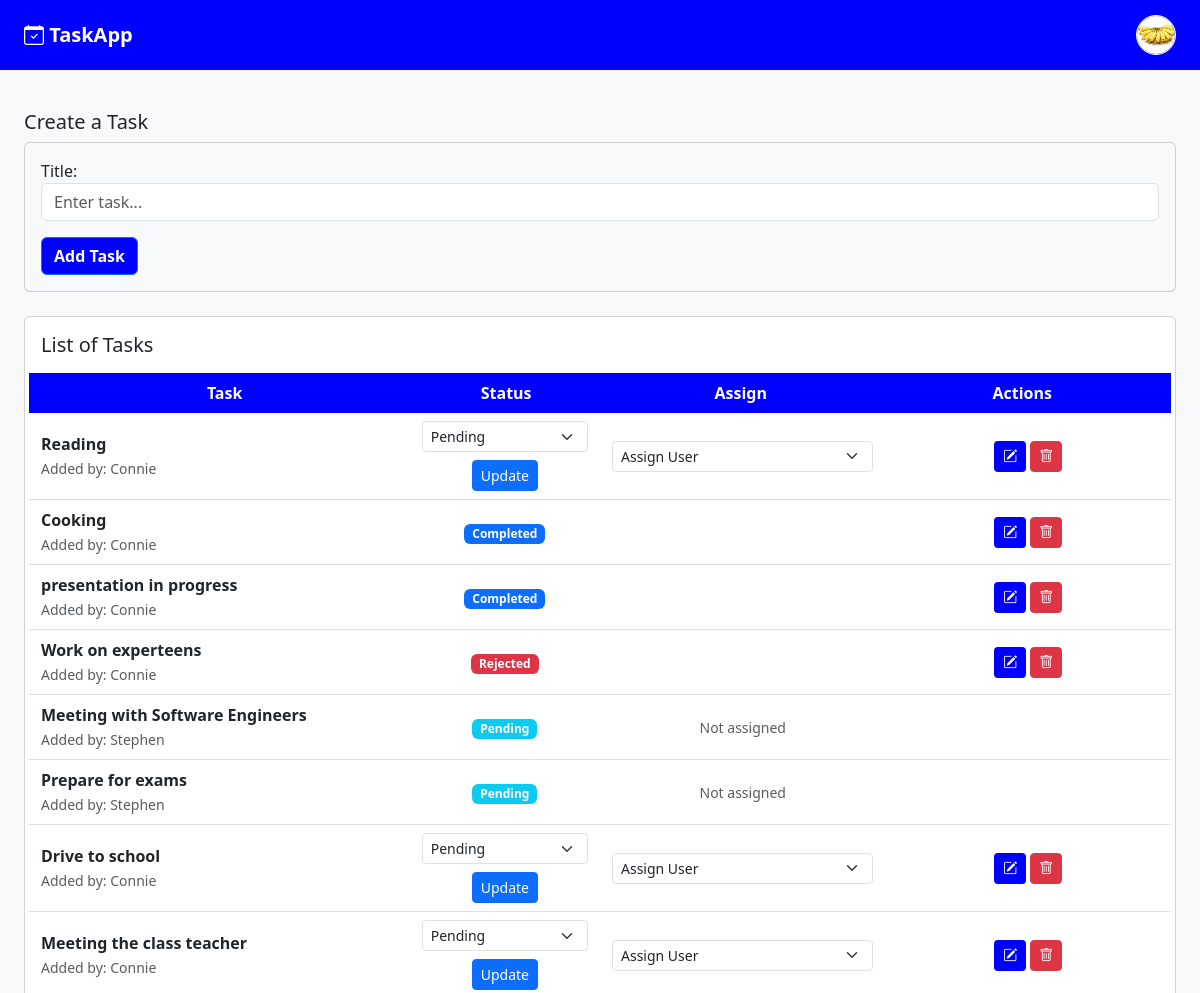
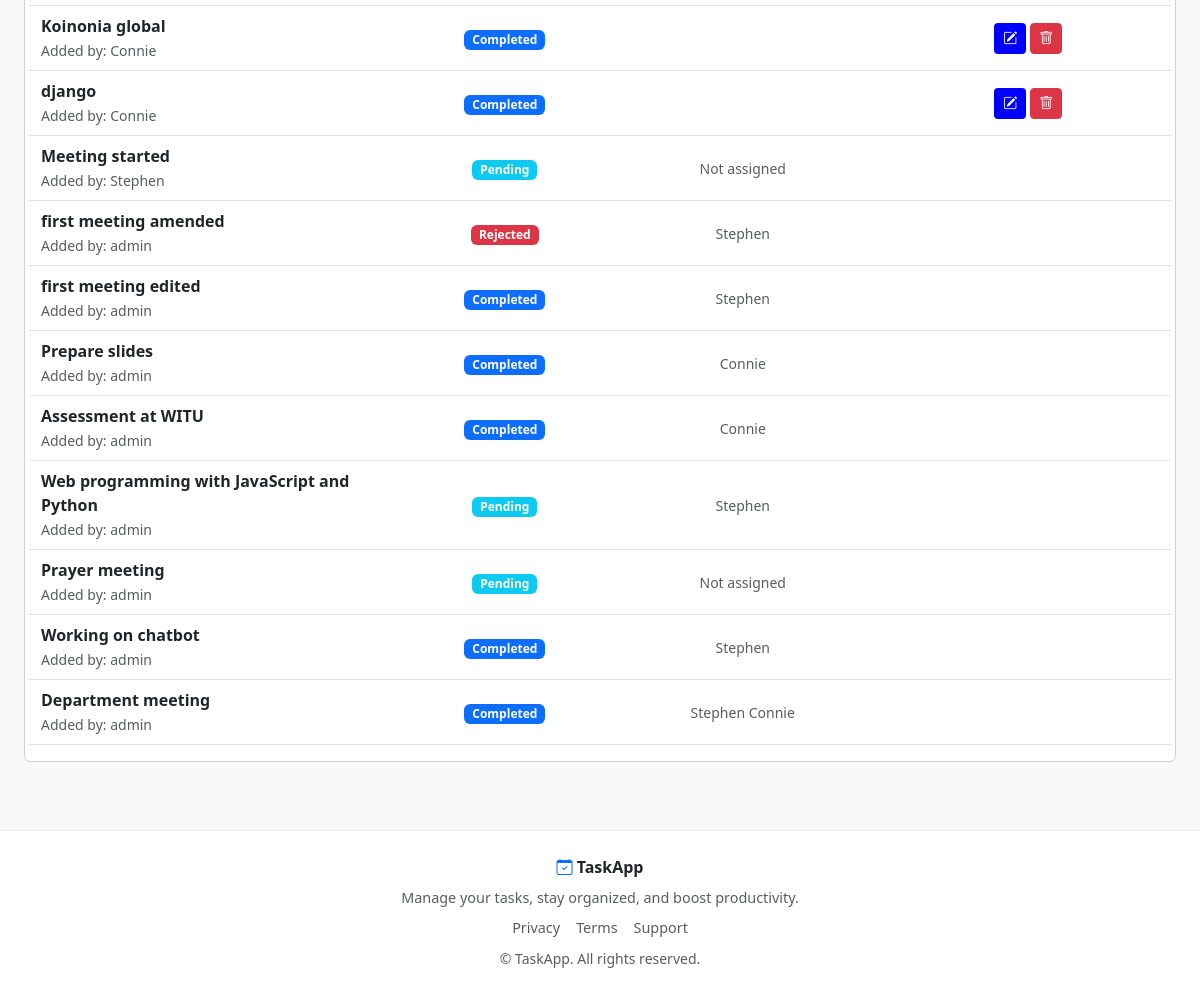
The page / (signed in) on the database its author committed (2 pictures, top to bottom).
### core/models.py (models this page shows, shortened)
class UserProfile(models.Model):
    user = models.OneToOneField(User, on_delete=models.CASCADE)
    phone_number = models.CharField(max_length=15)
    profile_picture = models.ImageField(upload_to='profile_pics', null=True, blank=True)

class Task(models.Model):
    STATUS_CHOICES = [
        ('pending', 'Pending'),
        ('completed', 'Completed'),
        ('rejected', 'Rejected'),
    ]
    created_by = models.ForeignKey(User, on_delete=models.CASCADE, related_name="created_tasks",default=1)
    assigned_to = models.ManyToManyField(User, related_name='assigned_tasks')
    title = models.CharField(max_length=255)
    status = models.CharField(max_length=10, choices=STATUS_CHOICES, default='pending')
    created_at = models.DateTimeField(auto_now_add=True)

### core/views.py (the view)
# urls.py: path('', views.task_list, name='task_list'),
@login_required
def task_list(request):
    tasks = Task.objects.all().order_by('-created_at')
    users = User.objects.all()
    form = TaskForm()
    return render(request, 'tasks.html', {
        'tasks': tasks,
        'form': form,
        'users': users,
        'user': request.user
    })

### core/forms.py
class TaskForm(forms.ModelForm):
    class Meta:
        model = Task
        fields = ['title']
        widgets = {
            'title': forms.TextInput(attrs={
                'class': 'form-control',
                'placeholder': 'Enter task...'
            }),
        }

### core/templates/tasks.html (shortened to what this page needs)
<!DOCTYPE html>
<html>
<head>
    <link href="https://cdn.jsdelivr.net/npm/bootstrap@5.3.3/dist/css/bootstrap.min.css" rel="stylesheet">
    <link href="https://cdn.jsdelivr.net/npm/bootstrap-icons/font/bootstrap-icons.css" rel="stylesheet">
</head>
<body class="bg-light">
    <nav class="navbar navbar-expand-lg px-4"
    style="background:rgb(0, 0, 255);
            color:white;
            padding:15px 30px;
            font-size:1.3rem;
            font-weight:700;">
        <a class="navbar-brand fw-bolder text-white " href="#"><i class="bi bi-calendar-check"> </i>TaskApp</a>
        <div class="collapse navbar-collapse" id="navbarNav">
            <div class="ms-auto">
                {% if user.is_authenticated %}
                        {% if user.userprofile.profile_picture %}
                        <a href="{% url 'update_profile' %}"><img src="{{ user.userprofile.profile_picture.url }}" width="40" height="40"
                             class="rounded-circle object-fit-cover border border-1 border-white"
                             ></a>
                        {% else %}
                        <a href="{% url 'update_profile' %}"><img src="/media/default.png" width="40" height="40"
                             class="rounded-circle object-fit-cover border border-1 border-white"></a>
                        {% endif %}
                </div>
                {% endif %}
            </div>
    </nav>
    <div class="px-4 py-3">
    <h5 class="mt-4">Create a Task</h5>
    <div class="card mb-4 bg-light">
        <div class="card-body">
            <form method="POST" action="{% url 'create_task' %}">
                <div class="mb-3">
                    {{ form.title.label_tag }}
                    {{ form.title }}
                </div>
                <button type="submit" class="btn btn-primary" style="background:rgb(0, 0, 255);
            color:white; font-weight:700;">Add Task</button>
            </form>
        </div>
    </div>
    <div class="card p-3 mb-5">
        <h5 class="mb-3">List of Tasks</h5>
        <div class="row text-white p-2 fw-bold text-center" style="background:rgb(0, 0, 255);
            color:white; font-weight:700;">
            <div class="col-md-4">Task</div>
            <div class="col-md-2">Status</div>
            <div class="col-md-3">Assign</div>
            <div class="col-md-3">Actions</div>
        </div>
        {% for task in tasks %}
        <div class="row align-items-center text-center border-bottom py-2">
            <div class="col-md-4 text-start">
                <strong>{{ task.title }}</strong><br>
                <small class="text-muted">Added by: {{ task.created_by }}</small>
            </div>
<div class="col-md-2">
    {% if request.user == task.created_by or user.is_superuser or request.user in task.assigned_to.all %}
        {% if task.status == 'completed' or task.status == 'rejected' %}
            {% if task.status == 'completed' %}
                <span class="badge bg-primary">Completed</span>
            {% elif task.status == 'rejected' %}
                <span class="badge bg-danger">Rejected</span>
            {% endif %}
        {% else %}
            <form method="POST" action="{% url 'update_task' task.id %}" id="statusForm{{ task.id }}">
                <select name="status"
                        class="form-select form-select-sm"
                        id="statusSelect{{ task.id }}">
                    <option value="pending" {% if task.status == 'pending' %}selected{% endif %}>
                        Pending
                    </option>
                </select>
                <button type="button"
                        class="btn btn-sm btn-primary mt-2"
                        data-bs-toggle="modal"
                        data-bs-target="#statusModal{{ task.id }}">
                    Update
                </button>
            </form>
        {% endif %}
    {% else %}
        {% if task.status == 'pending' %}
            <span class="badge bg-info text-white">Pending</span>
        {% elif task.status == 'completed' %}
            <span class="badge bg-primary">Completed</span>
        {% elif task.status == 'rejected' %}
            <span class="badge bg-danger">Rejected</span>
        {% endif %}
    {% endif %}
</div>
            <div class="col-md-3">
                {% if request.user == task.created_by or user.is_superuser %}
                    {% if task.status != 'completed' and task.status != 'rejected' %}
                <form method="POST" action="{% url 'assign_task' task.id %}">
                    <select name="assigned_user" class="form-select form-select-sm" onchange="this.form.submit()">
                        <option value="">Assign User</option>
                    </select>
                </form>
                    {% endif %}
                {% else %}
                    <small class="text-muted">
                        {% for u in task.assigned_to.all %}
                            {{ u.username }}
                        {% empty %}
                            Not assigned
                        {% endfor %}
                    </small>
                {% endif %}
            </div>
            <div class="col-md-3">
                {% if request.user == task.created_by or user.is_superuser %}
                <button class="btn btn-sm " style="background:rgb(0, 0, 255);
            color:white; font-weight:700;" onclick="toggleEdit({{ task.id }})">
                    <i class="bi bi-pencil-square"></i>
                </button>
                <form method="POST" action="{% url 'delete_task' task.id %}" class="d-inline">
                    <button class="btn btn-sm btn-danger">
                        <i class="bi bi-trash"></i>
                    </button>
                </form>
                {% endif %}
            </div>
        </div>
        {% endfor %}
    </div>
</div>
<footer class="task-footer mt-1">
    <div class="container text-center py-4">
        <div class="mb-2">
            <i class="bi bi-calendar-check text-primary"></i>
            <strong>TaskApp</strong>
        </div>
        <p class="text-muted mb-2" style="font-size:0.9rem;">
            Manage your tasks, stay organized, and boost productivity.
        </p>
        <div class="d-flex justify-content-center gap-3 mb-2">
            <a href="#" class="text-muted">
                Privacy
            </a>
            <a href="#" class="text-muted">
                Terms
            </a>
            <a href="#" class="text-muted">
                Support
            </a>
        </div>
        <small class="text-muted">
            © {{ now|date:"Y" }} TaskApp. All rights reserved.
        </small>
    </div>
</footer>
</body>
</html>

### core/templates/tasks.html (style rules this page uses)
.task-footer { background: #ffffff; border-top: 1px solid #edf2f7; }
.task-footer a { text-decoration: none; font-size: 0.9rem; }

### rows shown on the page
Task: title "Reading", created_by "Connie", status "Pending"
Task: title "Cooking", created_by "Connie", status "Completed"
Task: title "presentation in progress", created_by "Connie", status "Completed"
Task: title "Work on experteens", created_by "Connie", status "Rejected"
Task: title "Meeting with Software Engineers", created_by "Stephen", status "Pending", shows "Not assigned"
Task: title "Prepare for exams", created_by "Stephen", status "Pending", shows "Not assigned"
Task: title "Drive to school", created_by "Connie", status "Pending"
Task: title "Meeting the class teacher", created_by "Connie", status "Pending"
Task: title "Koinonia global", created_by "Connie", status "Completed"
Task: title "django", created_by "Connie", status "Completed"
Task: title "Meeting started", created_by "Stephen", status "Pending", shows "Not assigned"
Task: title "first meeting amended", created_by "admin", status "Rejected"
Task: title "first meeting edited", created_by "admin", status "Completed"
Task: title "Prepare slides", created_by "admin", status "Completed"
Task: title "Assessment at WITU", created_by "admin", status "Completed"
Task: title "Web programming with JavaScript and Python", created_by "admin", status "Pending"
Task: title "Prayer meeting", created_by "admin", status "Pending", shows "Not assigned"
Task: title "Working on chatbot", created_by "admin", status "Completed"
Task: title "Department meeting", created_by "admin", status "Completed"

### other values the page prints
{{ u.username }} "Stephen"
{{ u.username }} "Connie"
